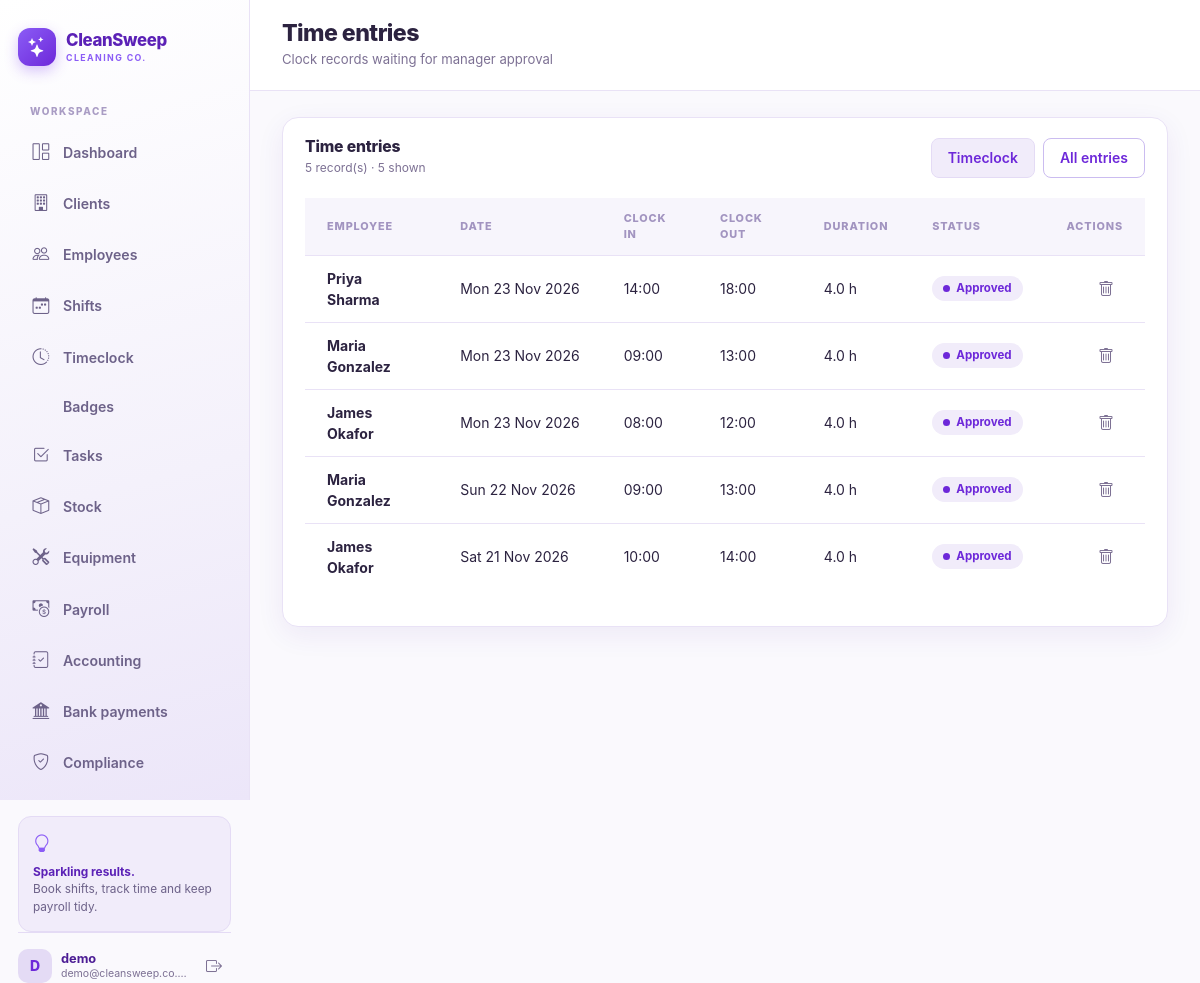
The app's page /timeclock/entries/ (signed in) with its own data.
### timeclock/models.py (models this page shows, shortened)
class TimeEntry(models.Model):
    employee = models.ForeignKey(
        "employees.Employee", on_delete=models.CASCADE, related_name="time_entries"
    )
    shift = models.ForeignKey(
        "shifts.Shift", on_delete=models.SET_NULL, null=True, blank=True, related_name="time_entries"
    )
    date = models.DateField()
    clock_in = models.TimeField()
    clock_out = models.TimeField(null=True, blank=True)
    approved = models.BooleanField(default=False)
    approved_at = models.DateTimeField(null=True, blank=True)
    approved_by = models.ForeignKey(
        settings.AUTH_USER_MODEL, on_delete=models.SET_NULL, null=True, blank=True, related_name="approved_time_entries"
    )
    notes = models.TextField(blank=True, default="")
    created_at = models.DateTimeField(auto_now_add=True)
    class Meta:
        ordering = ["-date", "-clock_in", "-id"]
    @property
    def duration_hours(self):
        if not self.clock_in or not self.clock_out:
            return 0
        delta = datetime.combine(self.date, self.clock_out) - datetime.combine(self.date, self.clock_in)
        return max(0.0, delta.total_seconds() / 3600.0)

### employees/models.py (models this page shows, shortened)
class Employee(models.Model):
    JOB_ROLE_CHOICES = (
        ("cleaner", "Cleaner"),
        ("senior_cleaner", "Senior Cleaner"),
        ("team_leader", "Team Leader"),
        ("supervisor", "Supervisor"),
        ("manager", "Manager"),
    )
    EMPLOYMENT_STATUS_CHOICES = (
        ("active", "Active"),
        ("on_leave", "On Leave"),
        ("terminated", "Terminated"),
    )
    RTW_STATUS_CHOICES = (
        ("not_checked", "Not checked"),
        ("checked", "Checked - evidence retained"),
        ("follow_up", "Follow-up required"),
        ("expired", "Expired / time-limited"),
    )
    DBS_STATUS_CHOICES = (
        ("not_required", "Not required"),
        ("required", "Required"),
        ("applied", "Applied"),
        ("clear", "Clear / received"),
        ("expired", "Expired / renewal due"),
    )
    CERTIFICATION_TYPE_CHOICES = (
        ("cossh", "COSHH"),
        ("dbs", "DBS Check"),
        ("first_aid", "First Aid"),
        ("fire_safety", "Fire Safety"),
        ("manual_handling", "Manual Handling"),
        ("health_safety", "Health & Safety"),
        ("food_safety", "Food Safety"),
        ("other", "Other"),
    )
    user = models.OneToOneField(
        settings.AUTH_USER_MODEL,
        on_delete=models.CASCADE,
        related_name="employee_profile",
        null=True,
        blank=True,
    )
    full_name = models.CharField(max_length=120)
    email = models.EmailField(blank=True, default="")
    phone = models.CharField(max_length=30, blank=True, default="")
    address = models.CharField(max_length=255, blank=True, default="")
    job_role = models.CharField(max_length=40, choices=JOB_ROLE_CHOICES, default="cleaner")
    hourly_rate = models.DecimalField(max_digits=8, decimal_places=2, default=Decimal("12.50"))
    salary_monthly = models.DecimalField(max_digits=10, decimal_places=2, null=True, blank=True, default=None)
    is_cis = models.BooleanField(default=False)
    employment_status = models.CharField(
        max_length=12, choices=EMPLOYMENT_STATUS_CHOICES, default="active"
    )
    start_date = models.DateField(default=date.today)
    ni_number = models.CharField(max_length=20, blank=True, default="")
    tax_code = models.CharField(max_length=20, blank=True, default="")
    bank_sort_code = models.CharField(max_length=12, blank=True, default="")
    bank_account_number = models.CharField(max_length=12, blank=True, default="")
    right_to_work_status = models.CharField(max_length=20, choices=RTW_STATUS_CHOICES, default="not_checked")
    right_to_work_check_date = models.DateField(null=True, blank=True)
    right_to_work_expiry_date = models.DateField(null=True, blank=True)
    right_to_work_document_ref = models.CharField(max_length=120, blank=True, default="", help_text="Reference only; avoid storing unnecessary document copies.")
    right_to_work_notes = models.TextField(blank=True, default="")
    dbs_status = models.CharField(max_length=20, choices=DBS_STATUS_CHOICES, default="not_required")
    dbs_certificate_number = models.CharField(max_length=80, blank=True, default="")
    dbs_issue_date = models.DateField(null=True, blank=True)
    dbs_expiry_date = models.DateField(null=True, blank=True)
    dbs_notes = models.TextField(blank=True, default="")
    induction_completed_date = models.DateField(null=True, blank=True)
    health_safety_training_date = models.DateField(null=True, blank=True)
    coshh_training_date = models.DateField(null=True, blank=True)
    risk_assessment_ack_date = models.DateField(null=True, blank=True)
    ppe_provided_date = models.DateField(null=True, blank=True)
    emergency_contact_name = models.CharField(max_length=120, blank=True, default="")
    emergency_contact_phone = models.CharField(max_length=30, blank=True, default="")
    created_at = models.DateTimeField(auto_now_add=True)
    class Meta:
        ordering = ["full_name"]

### timeclock/views.py (the view)
# urls.py: path("entries/", views.time_entry_list, name="time_entry_list"),
@login_required
def time_entry_list(request):
    entries = TimeEntry.objects.select_related("employee", "shift").all()
    pending = request.GET.get("pending") == "1"
    if pending:
        entries = entries.filter(approved=False, clock_out__isnull=False)
    return render(
        request,
        "timeclock/time_entry_list.html",
        {"entries": entries, "pending_only": pending},
    )

### core/templatetags/money.py (called while the page is built)
@register.filter
def hours(value):
    try:
        amount = value if isinstance(value, Decimal) else Decimal(str(value or 0))
    except (InvalidOperation, TypeError, ValueError):
        amount = Decimal("0")
    return f"{amount:.1f}"

### timeclock/templates/timeclock/time_entry_list.html (shortened to what this page needs)
{% extends "core/base.html" %}
{% load money %}
{% block page_title %}Time entries{% endblock %}
{% block page_subtitle %}Clock records waiting for manager approval{% endblock %}
{% block page_content %}
  <div class="panel">
    <div class="panel-head">
      <div>
        <h3 class="panel-title">Time entries</h3>
        <p class="panel-sub">{{ entries|length }} record(s) · {{ entries|length }} shown</p>
      </div>
      <div class="d-flex gap-2">
        <a href="{% url 'timeclock_home' %}" class="btn btn-light-purple btn-sm">Timeclock</a>
        <a href="{% url 'time_entry_list' %}" class="btn btn-outline-purple btn-sm">All entries</a>
      </div>
    </div>
    <div class="panel-body">
      {% if entries %}
        <div class="table-responsive">
          <table class="table align-middle">
            <thead>
              <tr><th>Employee</th><th>Date</th><th>Clock in</th><th>Clock out</th><th>Duration</th><th>Status</th><th class="text-end">Actions</th></tr>
            </thead>
            <tbody>
              {% for entry in entries %}
                <tr>
                  <td><strong>{{ entry.employee.full_name }}</strong></td>
                  <td class="nowrap">{{ entry.date|date:"D d M Y" }}</td>
                  <td class="nowrap">{{ entry.clock_in|date:"H:i" }}</td>
                  <td class="nowrap">{{ entry.clock_out|date:"H:i"|default:"—" }}</td>
                  <td>{{ entry.duration_hours|hours }} h</td>
                  <td>
                    {% if entry.approved %}
                      <span class="badge-status badge-status-green"><span class="dot"></span>Approved</span>
                    {% else %}
                      <span class="badge-status badge-status-amber"><span class="dot"></span>Pending</span>
                    {% endif %}
                  </td>
                  <td class="text-end nowrap">
                    <a href="{% url 'time_entry_delete' entry.pk %}" class="btn btn-icon" title="Delete"><i class="bi bi-trash"></i></a>
                  </td>
                </tr>
              {% endfor %}
            </tbody>
          </table>
        </div>
      {% else %}
        <div class="empty-state">
          <i class="bi bi-clock-history"></i>
          <h3>No time entries found</h3>
          <p>Clock your staff in from the timeclock page or adjust the filters.</p>
        </div>
      {% endif %}
    </div>
  </div>
{% endblock %}

### core/templates/core/base.html (shortened to what this page needs)
{% load static form_tags %}<!doctype html>
<html lang="en">
<head>
  <link rel="stylesheet" href="{% static 'vendor/bootstrap/bootstrap.min.css' %}">
  <link rel="stylesheet" href="{% static 'vendor/bootstrap-icons/bootstrap-icons.min.css' %}">
  <link rel="stylesheet" href="{% static 'cleaning/css/theme.css' %}">
</head>
<body class="{% if not user.is_authenticated %}auth-body{% endif %}">
{% if user.is_authenticated %}
  {% with nav_name=request.resolver_match.url_name %}
  <div class="app-shell">
    <aside class="sidebar d-none d-lg-flex">
      <a href="{% url 'dashboard' %}" class="brand">
        <span class="brand-mark"><i class="bi bi-stars"></i></span>
        <span class="brand-text">CleanSweep<small>CLEANING CO.</small></span>
      </a>
      <div class="sidebar-label">WORKSPACE</div>
      <nav class="sidebar-nav">
        <a href="{% url 'dashboard' %}" class="nav-link {% if nav_name == 'dashboard' %}active{% endif %}">
          <i class="bi bi-grid-1x2"></i><span>Dashboard</span>
        </a>
        <a href="{% url 'client_list' %}" class="nav-link {% if nav_name == 'client' or nav_name == 'client_form' or nav_name == 'client_delete' %}active{% endif %}">
          <i class="bi bi-building"></i><span>Clients</span>
        </a>
        <a href="{% url 'employee_list' %}" class="nav-link {% if nav_name == 'employee' or nav_name == 'employee_form' or nav_name == 'employee_delete' %}active{% endif %}">
          <i class="bi bi-people"></i><span>Employees</span>
        </a>
        <a href="{% url 'shift_list' %}" class="nav-link {% if nav_name == 'shift' %}active{% endif %}">
          <i class="bi bi-calendar-week"></i><span>Shifts</span>
        </a>
        <a href="{% url 'timeclock_home' %}" class="nav-link {% if nav_name == 'timeclock' or nav_name == 'time_entry' %}active{% endif %}">
          <i class="bi bi-clock-history"></i><span>Timeclock</span>
        </a>
        <a href="{% url 'badge_list' %}" class="nav-link {% if nav_name == 'badge' %}active{% endif %}">
          <span>Badges</span>
        </a>
        <a href="{% url 'task_list' %}" class="nav-link {% if nav_name == 'task' %}active{% endif %}">
          <i class="bi bi-check2-square"></i><span>Tasks</span>
        </a>
        <a href="{% url 'stock_list' %}" class="nav-link {% if 'stock' in nav_name or nav_name == 'inventory' %}active{% endif %}">
          <i class="bi bi-box-seam"></i><span>Stock</span>
        </a>
        <a href="{% url 'equipment_list' %}" class="nav-link {% if 'equipment' in nav_name %}active{% endif %}">
          <i class="bi bi-tools"></i><span>Equipment</span>
        </a>
        <a href="{% url 'payroll_home' %}" class="nav-link {% if nav_name == 'payroll' or nav_name == 'payslip' or nav_name == 'payroll_config' %}active{% endif %}">
          <i class="bi bi-cash-coin"></i><span>Payroll</span>
        </a>
        <a href="{% url 'accounting_payment_list' %}" class="nav-link {% if nav_name == 'accounting' %}active{% endif %}">
          <i class="bi bi-journal-check"></i><span>Accounting</span>
        </a>
        <a href="{% url 'banking_home' %}" class="nav-link {% if nav_name == 'banking_home' %}active{% endif %}">
          <i class="bi bi-bank2"></i><span>Bank payments</span>
        </a>
        <a href="{% url 'compliance' %}" class="nav-link {% if nav_name == 'compliance' %}active{% endif %}">
          <i class="bi bi-shield-check"></i><span>Compliance</span>
        </a>
      </nav>
      <div class="sidebar-tip">
        <i class="bi bi-lightbulb"></i>
        <p><strong>Sparkling results.</strong><br>Book shifts, track time and keep payroll tidy.</p>
      </div>
      <div class="sidebar-user mt-auto">
        <span class="avatar">{{ user.username|slice:":1"|upper }}</span>
        <span class="user-meta"><strong>{{ user.username }}</strong><small>{{ user.email|truncatechars:22 }}</small></span>
        <form action="{% url 'logout' %}" method="post" class="ms-auto">
          <button type="submit" class="btn btn-icon" title="Sign out" aria-label="Sign out"><i class="bi bi-box-arrow-right"></i></button>
        </form>
      </div>
    </aside>
    <div class="app-main">
      <header class="topbar">
        <div class="me-auto">
          <h1 class="page-title">{% block page_title %}Dashboard{% endblock %}</h1>
          <div class="page-subtitle">{% block page_subtitle %}Clean operations at a glance{% endblock %}</div>
        </div>
      </header>
      <main class="content">
        {% block page_content %}{% endblock %}
      </main>
    </div>
  </div>
  {% endwith %}
{% endif %}
</body>
</html>

### records on screen
TimeEntry: employee.full_name "Priya Sharma", date "Mon 23 Nov 2026", clock_in "14:00", clock_out "18:00", duration_hours|hours "4.0", approved True (drawn)
TimeEntry: employee.full_name "Maria Gonzalez", date "Mon 23 Nov 2026", clock_in "09:00", clock_out "13:00", duration_hours|hours "4.0", approved True (drawn)
TimeEntry: employee.full_name "James Okafor", date "Mon 23 Nov 2026", clock_in "08:00", clock_out "12:00", duration_hours|hours "4.0", approved True (drawn)
TimeEntry: employee.full_name "Maria Gonzalez", date "Sun 22 Nov 2026", clock_in "09:00", clock_out "13:00", duration_hours|hours "4.0", approved True (drawn)
TimeEntry: employee.full_name "James Okafor", date "Sat 21 Nov 2026", clock_in "10:00", clock_out "14:00", duration_hours|hours "4.0", approved True (drawn)

### other values on screen
{{ user.username|slice:":1"|upper }} "D"
{{ user.username }} "demo"
{{ user.email|truncatechars:22 }} "demo@cleansweep.co.…"
{{ entries|length }} "5"
